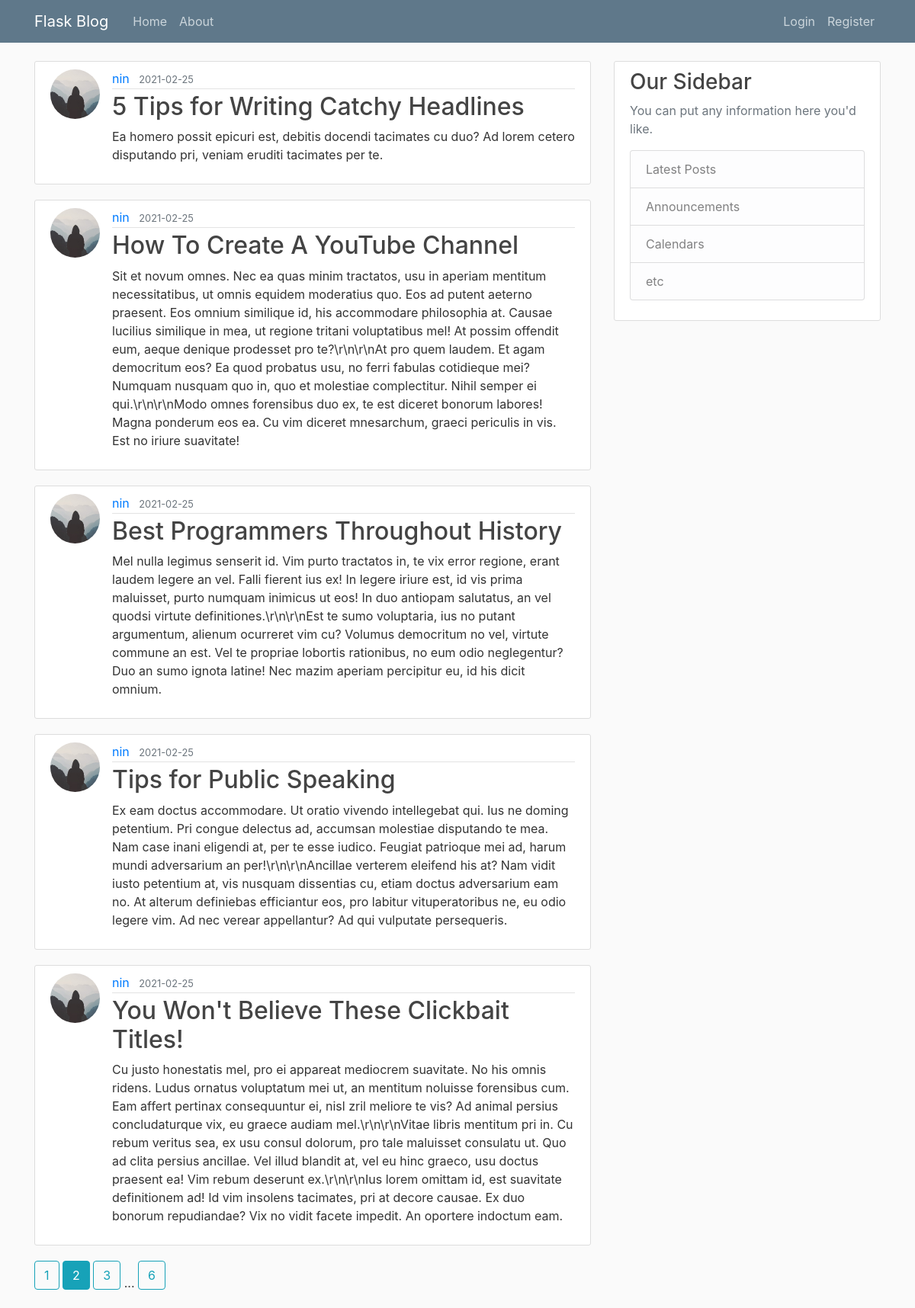
The page /home?page=2 on the database its author committed.
### flaskblog/models.py (models this page shows, shortened)
class Post(db.Model):
    id = db.Column(db.Integer, primary_key=True)
    title = db.Column(db.String(100), nullable=False)
    date_posted = db.Column(db.DateTime, nullable=False, default=datetime.utcnow)
    content = db.Column(db.Text, nullable=False)
    user_id = db.Column(db.Integer, db.ForeignKey('user.id'), nullable=False)

class User(db.Model, UserMixin):
    id = db.Column(db.Integer, primary_key=True)
    username = db.Column(db.String(20), unique=True, nullable=False)
    email = db.Column(db.String(120), unique=True, nullable=False)
    image_file = db.Column(db.String(20), nullable=False, default='default.jpg')
    password = db.Column(db.String(60), nullable=False)
    posts = db.relationship('Post', backref='author', lazy=True)

### flaskblog/main/routes.py (the view)
@main.route('/')
@main.route('/home')
def home():
    page = request.args.get('page', 1, type=int)
    posts = Post.query.order_by(Post.date_posted.desc()).paginate(page=page, per_page=5)
    return render_template('home.html', posts=posts)

### flaskblog/templates/home.html
  {% extends "layout.html" %}
{% block content %}
    {% for post in posts.items %}
        <article class="media content-section">
          <img class="rounded-circle article-img" src="{{ url_for('static', filename='profile_pics/' + post.author.image_file) }}">
          <div class="media-body">
            <div class="article-metadata">
              <a class="mr-2" href="{{ url_for('users.user_posts', username=post.author.username) }}">{{ post.author.username }}</a>
              <small class="text-muted">{{ post.date_posted.strftime('%Y-%m-%d') }}</small>
            </div>
            <h2><a class="article-title" href="{{ url_for('posts.post', post_id=post.id) }}">{{ post.title }}</a></h2>
            <p class="article-content">{{ post.content }}</p>
          </div>
        </article>
    {% endfor %}
    {% for page_num in posts.iter_pages(left_edge=1, right_edge=1, left_current=1, right_current=2) %}
        {% if page_num %}
          {% if posts.page == page_num %}
            <a class="btn btn-info mb-4" href="{{ url_for('main.home', page=page_num) }}">{{ page_num }}</a>
          {% else %}
            <a class="btn btn-outline-info mb-4" href="{{ url_for('main.home', page=page_num) }}">{{ page_num }}</a>
          {% endif %}
        {% else %}
          ...
        {% endif %}
    {% endfor %}
{% endblock content %}

### flaskblog/static/main.css (style rules this page uses)
body { background: #fafafa; color: #333333; margin-top: 5rem; }
h1, h2, h3, h4, h5, h6 { color: #444444; }
.content-section { background: #ffffff; padding: 10px 20px; border: 1px solid #dddddd; border-radius: 3px; margin-bottom: 20px; }
.article-title { color: #444444; }
.article-content { white-space: pre-line; }
.article-img { height: 65px; width: 65px; margin-right: 16px; }
.article-metadata { padding-bottom: 1px; margin-bottom: 4px; border-bottom: 1px solid #e3e3e3 }

### rows shown on the page
Post: image_file (placeholder picture), author.username "nin", date_posted "2021-02-25", title "5 Tips for Writing Catchy Headlines", content "Ea homero possit epicuri est, debitis docendi tacimates cu duo? Ad lorem cetero disputando pri, veniam eruditi tacimates per te."
Post: image_file (placeholder picture), author.username "nin", date_posted "2021-02-25", title "How To Create A YouTube Channel", content "Sit et novum omnes. Nec ea quas minim tractatos, usu in aperiam mentitum necessitatibus, ut omnis equidem moderatius quo. Eos ad putent aeterno praesent. Eos omnium similique id, his accommodare philosophia at. Causae lucilius similique in mea, ut regione tritani voluptatibus mel! At possim offendit eum, aeque denique prodesset pro te?\\r\\n\\r\\nAt pro quem laudem. Et agam democritum eos? Ea quod probatus usu, no ferri fabulas cotidieque mei? Numquam nusquam quo in, quo et molestiae complectitur. Nihil semper ei qui.\\r\\n\\r\\nModo omnes forensibus duo ex, te est diceret bonorum labores! Magna ponderum eos ea. Cu vim diceret mnesarchum, graeci periculis in vis. Est no iriure suavitate!"
Post: image_file (placeholder picture), author.username "nin", date_posted "2021-02-25", title "Best Programmers Throughout History", content "Mel nulla legimus senserit id. Vim purto tractatos in, te vix error regione, erant laudem legere an vel. Falli fierent ius ex! In legere iriure est, id vis prima maluisset, purto numquam inimicus ut eos! In duo antiopam salutatus, an vel quodsi virtute definitiones.\\r\\n\\r\\nEst te sumo voluptaria, ius no putant argumentum, alienum ocurreret vim cu? Volumus democritum no vel, virtute commune an est. Vel te propriae lobortis rationibus, no eum odio neglegentur? Duo an sumo ignota latine! Nec mazim aperiam percipitur eu, id his dicit omnium."
Post: image_file (placeholder picture), author.username "nin", date_posted "2021-02-25", title "Tips for Public Speaking", content "Ex eam doctus accommodare. Ut oratio vivendo intellegebat qui. Ius ne doming petentium. Pri congue delectus ad, accumsan molestiae disputando te mea. Nam case inani eligendi at, per te esse iudico. Feugiat patrioque mei ad, harum mundi adversarium an per!\\r\\n\\r\\nAncillae verterem eleifend his at? Nam vidit iusto petentium at, vis nusquam dissentias cu, etiam doctus adversarium eam no. At alterum definiebas efficiantur eos, pro labitur vituperatoribus ne, eu odio legere vim. Ad nec verear appellantur? Ad qui vulputate persequeris."
Post: image_file (placeholder picture), author.username "nin", date_posted "2021-02-25", title "You Won't Believe These Clickbait Titles!", content "Cu justo honestatis mel, pro ei appareat mediocrem suavitate. No his omnis ridens. Ludus ornatus voluptatum mei ut, an mentitum noluisse forensibus cum. Eam affert pertinax consequuntur ei, nisl zril meliore te vis? Ad animal persius concludaturque vix, eu graece audiam mel.\\r\\n\\r\\nVitae libris mentitum pri in. Cu rebum veritus sea, ex usu consul dolorum, pro tale maluisset consulatu ut. Quo ad clita persius ancillae. Vel illud blandit at, vel eu hinc graeco, usu doctus praesent ea! Vim rebum deserunt ex.\\r\\n\\r\\nIus lorem omittam id, est suavitate definitionem ad! Id vim insolens tacimates, pri at decore causae. Ex duo bonorum repudiandae? Vix no vidit facete impedit. An oportere indoctum…"

### other values the page prints
{{ page_num }} "1" "3" "6"
{{ page_num }} "2"
